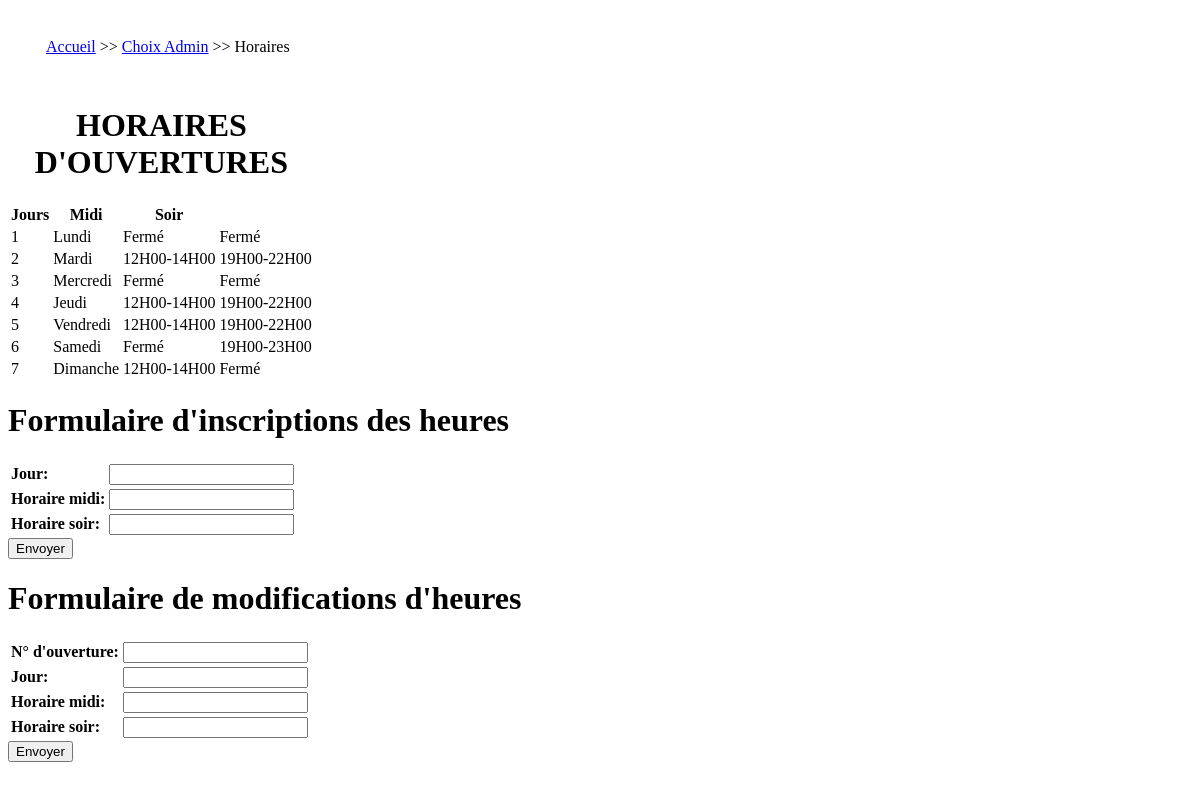
The page /horaires/pageHeures.php on the database its author committed.
### tables this page shows
CREATE TABLE `ouverture` (
  `id_ouverture` int(8) NOT NULL,
  `jour` varchar(10) NOT NULL,
  `midi` varchar(16) NOT NULL,
  `soir` varchar(16) NOT NULL
);

### horaires/pageHeures.php (the view, shortened to what this page needs)
<!doctype html>
<html>
<head>
     <link rel="stylesheet" href="">
</head>
<body>
     <nav class="breadcrumb" aria-label="breadcrumb">
          <ul>
               <li><a href="../index.php">Accueil</a></li>
               <li><a href="../admin/choixAdmin.php">Choix Admin</a></li>
               <li><span aria-current="page">Horaires</span></li>
          </ul>
     </nav>
     <table>
          <caption>
               <h1>HORAIRES D'OUVERTURES</h1>
          </caption>
          <thead>
               <tr>
                    <th>Jours</th>
                    <th>Midi</th>
                    <th>Soir</th>
               </tr>
          </thead>
          <tbody>
               <?php
               try {
                    $bdd = new PDO('mysql:host=localhost;dbname=ouverture_resto', 'root');
               } catch (Exception $e) {
                    die('Erreur:' . $e->getMessage());
               }
               $reponse = $bdd->query('SELECT * FROM ouverture ORDER BY id_ouverture ');
               while ($donnees = $reponse->fetch()) {
               ?>
                    <tr>
                         <td><?php echo $donnees['id_ouverture']; ?></td>
                         <td><?php echo $donnees['jour']; ?></td>
                         <td><?php echo $donnees['midi']; ?></td>
                         <td><?php echo $donnees['soir']; ?></td>
                    </tr>
               <?php
               }
               ?>
          </tbody>
     </table>
     <h1>Formulaire d'inscriptions des heures</h1>
     <form>
          <table>
               <tr>
                    <td><label for="jour"><strong>Jour:</strong></label></td>
                    <td><input type="text" name="jour" id="jour" required="required" /></td>
               </tr>
               <tr>
                    <td><label for="midi"><strong>Horaire midi:</strong></label></td>
                    <td><input type="text" name="midi" id="midi" required="required" /></td>
               </tr>
               <tr>
                    <td><label for="soir"><strong>Horaire soir:</strong></label></td>
                    <td><input type="text" name="soir" id="soir" required="required" /></td>
               </tr>
          </table>
          <input type="submit" name="register" value="Envoyer" />
     </form>
     <h1>Formulaire de modifications d'heures</h1>
     <form name="inscription" action="modifierHeure.php" method="post">
          <table>
               <tr>
                    <td><label for="id_ouverture"><strong>N° d'ouverture:</strong></label></td>
                    <td><input type="int" name="id_ouverture" id="id_ouverture" /></td>
               </tr>
               <tr>
                    <td><label for="jour"><strong>Jour:</strong></label></td>
                    <td><input type="text" name="jour" id="jour" required="required" /></td>
               </tr>
               <tr>
                    <td><label for="midi"><strong>Horaire midi:</strong></label></td>
                    <td><input type="text" name="midi" id="midi" required="required" /></td>
               </tr>
               <tr>
                    <td><label for="soir"><strong>Horaire soir:</strong></label></td>
                    <td><input type="text" name="soir" id="soir" required="required" /></td>
               </tr>
          </table>
          <input type="submit" name="register" value="Envoyer" />
     </form>
</body>
</html>

### horaires/pageHeures.php (style rules this page uses)
.breadcrumb { padding: 0 .5rem; }
.breadcrumb ul { display: flex; flex-wrap: wrap; list-style: none; margin: 0; padding: 30px; }
.breadcrumb li:not(:last-child)::after { display: inline-block; margin: 0 .25rem; content: ">>"; }

### rows shown on the page
ouverture: id_ouverture "1", jour "Lundi", midi "Fermé", soir "Fermé"
ouverture: id_ouverture "2", jour "Mardi", midi "12H00-14H00", soir "19H00-22H00"
ouverture: id_ouverture "3", jour "Mercredi", midi "Fermé", soir "Fermé"
ouverture: id_ouverture "4", jour "Jeudi", midi "12H00-14H00", soir "19H00-22H00"
ouverture: id_ouverture "5", jour "Vendredi", midi "12H00-14H00", soir "19H00-22H00"
ouverture: id_ouverture "6", jour "Samedi", midi "Fermé", soir "19H00-23H00"
ouverture: id_ouverture "7", jour "Dimanche", midi "12H00-14H00", soir "Fermé"
